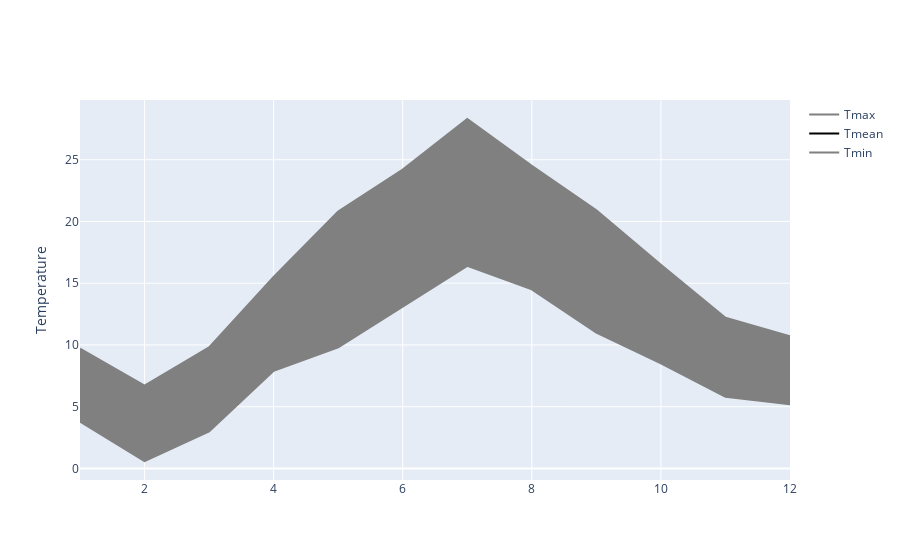

Notebook cell for this chart:
### Code cell
# Import the plotly library
import plotly.graph_objs as go

# Draw a line chart of Tmin, Tmean, and Tmax over Month with shading between Tmin and Tmax using plotly

trace1 = go.Scatter(x=data['Month'], y=data['Tmin'],mode='lines', name='Tmin', line=dict(color='gray'))
trace2 = go.Scatter(x=data['Month'], y=data['Tmean'],mode='lines', name='Tmean', line=dict(color='black'))
trace3 = go.Scatter(x=data['Month'], y=data['Tmax'],mode='lines', name='Tmax', line=dict(color='gray'))
trace4 = go.Scatter(x=data['Month'], y=data['Tmin'],mode='none', fill='tonexty', fillcolor='gray', showlegend=False)

data_plotly = [trace1, trace2, trace3,trace4]
layout = go.Layout(yaxis=dict(title='Temperature'))
fig = go.Figure(data=data_plotly, layout=layout)
fig.show()

### Figure 1 — Plotly figure (JSON) as saved in the notebook; plotly's stock layout.template omitted (floating-point values rounded to 4 significant figures)
{"data": [{"line": {"color": "gray"}, "mode": "lines", "name": "Tmin", "type": "scatter", "x": [1, 2, 3, 4, 5, 6, 7, 8, 9, 10, 11, 12], "y": [3.8, 0.6, 3, 7.9, 9.8, 13.1, 16.4, 14.5, 11, 8.5, 5.8, 5.2]}, {"line": {"color": "black"}, "mode": "lines", "name": "Tmean", "type": "scatter", "x": [1, 2, 3, 4, 5, 6, 7, 8, 9, 10, 11, 12], "y": [6.75, 3.65, 6.4, 11.7, 15.3, 18.65, 22.35, 19.5, 15.95, 12.5, 9, 7.95]}, {"line": {"color": "gray"}, "mode": "lines", "name": "Tmax", "type": "scatter", "x": [1, 2, 3, 4, 5, 6, 7, 8, 9, 10, 11, 12], "y": [9.7, 6.7, 9.8, 15.5, 20.8, 24.2, 28.3, 24.5, 20.9, 16.5, 12.2, 10.7]}, {"fill": "tonexty", "fillcolor": "gray", "mode": "none", "showlegend": false, "type": "scatter", "x": [1, 2, 3, 4, 5, 6, 7, 8, 9, 10, 11, 12], "y": [3.8, 0.6, 3, 7.9, 9.8, 13.1, 16.4, 14.5, 11, 8.5, 5.8, 5.2]}], "layout": {"yaxis": {"title": {"text": "Temperature"}}}}
